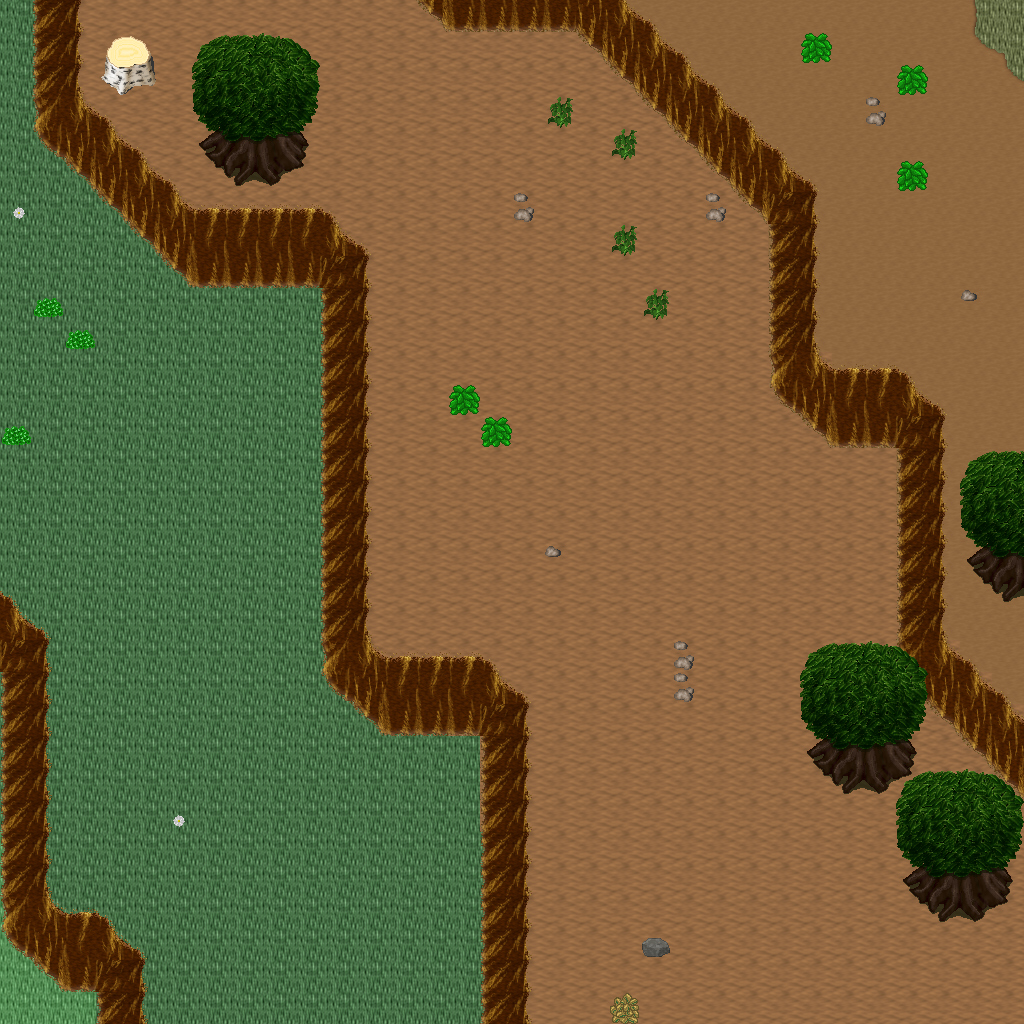

Below is a game level as drawn by its tile map, then a one-line description and the .tmx that defines it (tile-layer data replaced by summaries):
An orthogonal 32x32 tile map with 32x32 px tiles, 5 tile layers (Ground, Objects, Objects2, Above, ...), 1 hidden layer not drawn, 23 tilesets.

<map version="1.10" tiledversion="1.11.0" orientation="orthogonal" renderorder="right-down" width="32" height="32" tilewidth="32" tileheight="32" infinite="0" nextlayerid="11" nextobjectid="1">
 <tileset firstgid="1" name="ground_ground" tilewidth="32" tileheight="32" tilecount="33" columns="3">
  <image source="../drawable/ground_ground.png" width="96" height="352" />
 </tileset>
 <tileset firstgid="34" name="ground_ridge_earth_dark" tilewidth="32" tileheight="32" tilecount="96" columns="12">
  <image source="../drawable/ground_ridge_earth_dark.png" width="384" height="256" />
 </tileset>
 <tileset firstgid="130" name="plant_flower_daisy_white" tilewidth="32" tileheight="32" tilecount="8" columns="2">
  <image source="../drawable/plant_flower_daisy_white.png" width="64" height="128" />
 </tileset>
 <tileset firstgid="138" name="plant_grasses" tilewidth="32" tileheight="32" tilecount="6" columns="3">
  <image source="../drawable/plant_grasses.png" width="96" height="64" />
 </tileset>
 <tileset firstgid="144" name="plant_tree_tree_fluffy" tilewidth="32" tileheight="32" tilecount="12" columns="4">
  <image source="../drawable/plant_tree_tree_fluffy.png" width="128" height="96" />
 </tileset>
 <tileset firstgid="156" name="plant_bush_bushes" tilewidth="32" tileheight="32" tilecount="10" columns="5">
  <image source="../drawable/plant_bush_bushes.png" width="160" height="64" />
 </tileset>
 <tileset firstgid="166" name="logic_portal" tilewidth="32" tileheight="32" tilecount="24" columns="8">
  <image source="../drawable/logic_portal.png" width="256" height="96" />
 </tileset>
 <tileset firstgid="190" name="logic_collision" tilewidth="32" tileheight="32" tilecount="1" columns="1">
  <image source="../drawable/logic_collision.png" width="32" height="32" />
 </tileset>
 <tileset firstgid="191" name="logic_creature_animal" tilewidth="32" tileheight="32" tilecount="32" columns="8">
  <image source="../drawable/logic_creature_animal.png" width="256" height="128" />
 </tileset>
 <tileset firstgid="223" name="ground_dry_grass" tilewidth="32" tileheight="32" tilecount="54" columns="9">
  <image source="../drawable/ground_dry_grass.png" width="288" height="192" />
 </tileset>
 <tileset firstgid="277" name="ground_earth_edges" tilewidth="32" tileheight="32" tilecount="18" columns="6">
  <image source="../drawable/ground_earth_edges.png" width="192" height="96" />
 </tileset>
 <tileset firstgid="295" name="ground_grass_corners" tilewidth="32" tileheight="32" tilecount="24" columns="6">
  <image source="../drawable/ground_grass_corners.png" width="192" height="128" />
 </tileset>
 <tileset firstgid="319" name="plant_tree_evergreen" tilewidth="32" tileheight="32" tilecount="36" columns="3">
  <image source="../drawable/plant_tree_evergreen.png" width="96" height="384" />
 </tileset>
 <tileset firstgid="355" name="plant_tree_tree_darkgreen" tilewidth="32" tileheight="32" tilecount="88" columns="8">
  <image source="../drawable/plant_tree_tree_darkgreen.png" width="256" height="352" />
 </tileset>
 <tileset firstgid="443" name="building_decoration_rocks" tilewidth="32" tileheight="32" tilecount="6" columns="3">
  <image source="../drawable/building_decoration_rocks.png" width="96" height="64" />
 </tileset>
 <tileset firstgid="449" name="plant_stump_stump_pale_brown" tilewidth="32" tileheight="32" tilecount="4" columns="2">
  <image source="../drawable/plant_stump_stump_pale_brown.png" width="64" height="64" />
 </tileset>
 <tileset firstgid="453" name="plant_stump_int_small_stump_2" tilewidth="32" tileheight="32" tilecount="1" columns="1">
  <image source="../drawable/plant_stump_int_small_stump_2.png" width="32" height="32" />
 </tileset>
 <tileset firstgid="454" name="ground_rock_pebbles" tilewidth="32" tileheight="32" tilecount="3" columns="1">
  <image source="../drawable/ground_rock_pebbles.png" width="32" height="96" />
 </tileset>
 <tileset firstgid="457" name="plant_bush_bush_mult_colored" tilewidth="32" tileheight="32" tilecount="6" columns="3">
  <image source="../drawable/plant_bush_bush_mult_colored.png" width="96" height="64" />
 </tileset>
 <tileset firstgid="463" name="plant_tree_umbrella_thorn" tilewidth="32" tileheight="32" tilecount="18" columns="6">
  <image source="../drawable/plant_tree_umbrella_thorn.png" width="192" height="96" />
 </tileset>
 <tileset firstgid="481" name="logic_item_fruits" tilewidth="32" tileheight="32" tilecount="16" columns="8">
  <image source="../drawable/logic_item_fruits.png" width="256" height="64" />
 </tileset>
 <tileset firstgid="497" name="building_house_3" tilewidth="32" tileheight="32" tilecount="48" columns="6">
  <image source="../drawable/building_house_3.png" width="192" height="256" />
 </tileset>
 <tileset firstgid="545" name="logic_creature_mutant" tilewidth="32" tileheight="32" tilecount="7" columns="7">
  <image source="../drawable/logic_creature_mutant.png" width="224" height="32" />
 </tileset>
 <layer id="1" name="Ground" width="32" height="32">
  <data>[1024 cells, 1024 non-empty, 5 distinct tile ids]</data>
 </layer>
 <layer id="2" name="Objects" width="32" height="32">
  <data>[1024 cells, 263 non-empty, 31 distinct tile ids]</data>
 </layer>
 <layer id="3" name="Objects2" width="32" height="32">
  <data>[1024 cells, 0 non-empty, 0 distinct tile ids]</data>
 </layer>
 <layer id="4" name="Above" width="32" height="32">
  <data>[1024 cells, 51 non-empty, 16 distinct tile ids]</data>
 </layer>
 <layer id="5" name="Above2" width="32" height="32">
  <data>[1024 cells, 0 non-empty, 0 distinct tile ids]</data>
 </layer>
 <layer id="6" name="Walkable" width="32" height="32" visible="0">
  <data>[1024 cells, 226 non-empty, 1 distinct tile ids]</data>
 </layer>
 <objectgroup id="7" name="Mapevents" />
 <objectgroup id="8" name="Spawn" />
 <objectgroup id="9" name="Keys" />
 <objectgroup id="10" name="Replace" />
</map>
